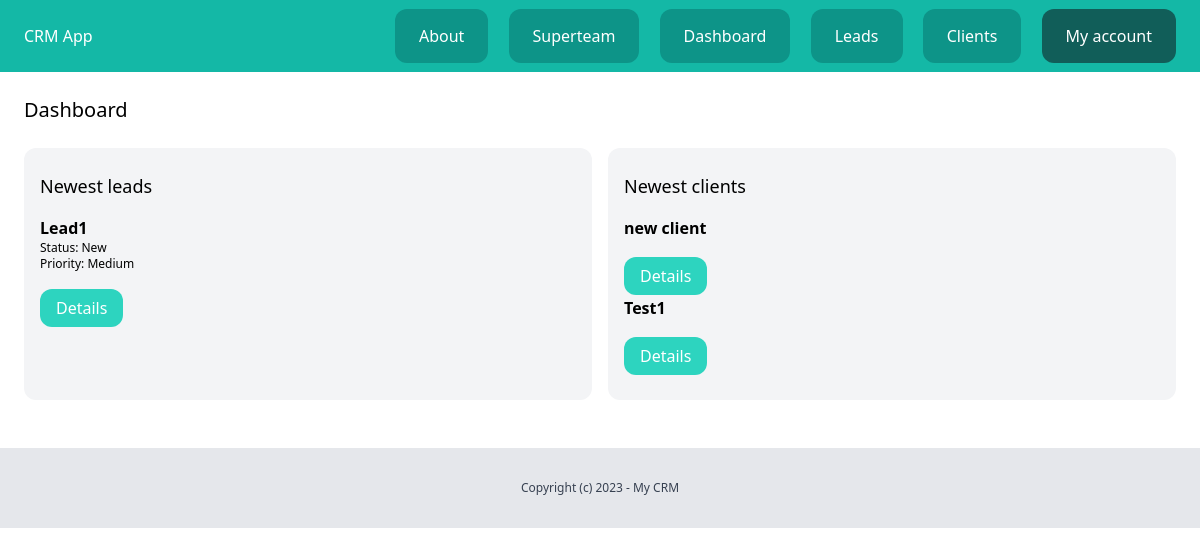
Page /dashboard/ (signed in) on the earlier database version.
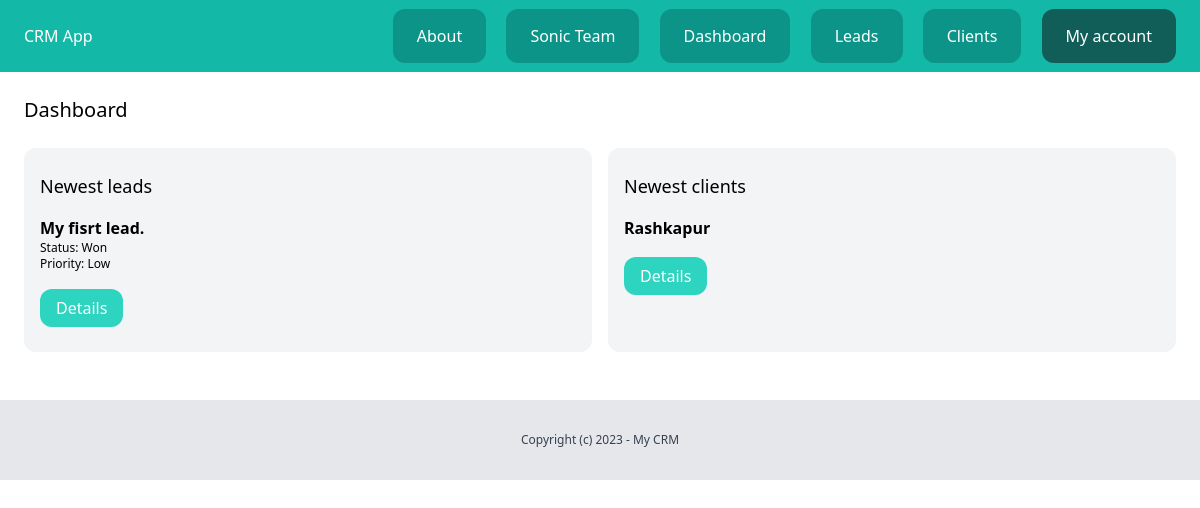
Same page on the later database version.
### team/models.py (models this page shows, shortened)
class Team(models.Model):
    plan = models.ForeignKey(Plan, related_name='teams', blank=True, null=True, on_delete=models.CASCADE)
    name = models.CharField(max_length=100)
    members = models.ManyToManyField(User, related_name='teams')
    created_by = models.ForeignKey(User, related_name='created_teams', on_delete=models.CASCADE)
    created_at = models.DateTimeField(auto_now_add=True)

### lead/models.py (models this page shows, shortened)
class Lead(models.Model):
    LOW = 'low'
    MEDIUM = 'medium'
    HIGH = 'high'
    CHOICES_PRIORITY = (
        (LOW, 'Low'),
        (MEDIUM, 'Medium'),
        (HIGH, 'High')
    )
    NEW = 'new'
    CONTACTED = 'contacted'
    WON = 'won'
    LOST = 'lost'
    CHOICES_STATUS = (
        (NEW, 'New'),
        (CONTACTED, 'Contacted'),
        (WON, 'Won'),
        (LOST, 'Lost')
    )
    team = models.ForeignKey(Team, related_name='leads', on_delete=models.CASCADE)
    name = models.CharField(max_length=255)
    email = models.EmailField()
    description = models.TextField(blank=True, null=True)
    priority = models.CharField(max_length=10, choices=CHOICES_PRIORITY, default=MEDIUM)
    status = models.CharField(max_length=10, choices=CHOICES_STATUS, default=NEW)
    converted_to_client = models.BooleanField(default=False)
    created_by = models.ForeignKey(User, related_name='leads', on_delete=models.CASCADE)
    created_at = models.DateTimeField(auto_now_add=True)
    modified_at = models.DateTimeField(auto_now=True)

### client/models.py (models this page shows, shortened)
class Client(models.Model):
    team = models.ForeignKey(Team, related_name='clients', on_delete=models.CASCADE)
    name = models.CharField(max_length=255)
    email = models.EmailField()
    description = models.TextField(blank=True, null=True)
    created_by = models.ForeignKey(User, related_name='clients', on_delete=models.CASCADE)
    created_at = models.DateTimeField(auto_now_add=True)
    modified_at = models.DateTimeField(auto_now=True)
    class Meta:
        ordering = ('name',)

### dashboard/views.py (the view)
# urls.py: path('dashboard/', include('userprofile.urls')),
@login_required
def dashboard(request):
    team = request.user.userprofile.get_active_team()
    leads = Lead.objects.filter(team=team, converted_to_client=False).order_by('-created_at')[0:5]
    clients = Client.objects.filter(team=team).order_by('-created_at')[0:5]
    return render(request, 'dashboard/dashboard.html', {
        'leads': leads,
        'clients': clients,
    })

### team/context_processors.py (called while the page is built)
def active_team(request):
    if request.user.is_authenticated:
        active_team = request.user.userprofile.get_active_team()
        if not active_team:
            active_team = Team.objects.filter(created_by=request.user)
    else:
        active_team = None
    return {'active_team': active_team}

### userprofile/models.py (called while the page is built)
    def get_active_team(self):
        if self.active_team:
            return self.active_team
        else:
            return Team.objects.filter(members__in=[self.user.id]).first()

### dashboard/templates/dashboard/dashboard.html (shortened to what this page needs)
{% extends 'base/base.html' %}
{% block content %}
<div class="py-6 px-6">
    <h1 class="mb-6 text-xl">Dashboard</h1>
    <div class="flex space-x-4">
        <div class="w-1/2 px-4 py-6 bg-gray-100 rounded-xl leads">
            <h2 class="mb-4 text-lg">Newest leads</h2>
            {% for lead in leads %}
                <div class="mb-2 lead">
                    <h3 class="font-semibold">{{ lead.name }}</h3>
                    <p class="text-xs">Status: {{ lead.get_status_display }}</p>
                    <p class="text-xs">Priority: {{ lead.get_priority_display }}</p>
                    <br>
                    <a href="{% url 'leads:detail' lead.pk %}" class="py-2 px-4 bg-teal-400 rounded-xl text-white" >Details</a>
                </div>
            {% endfor %}
        </div>
        <div class="w-1/2 px-4 py-6 bg-gray-100 rounded-xl clients">
            <h2 class="mb-4 text-lg">Newest clients</h2>
            {% for client in clients %}
                <div class="mb-2 client">
                    <h3 class="font-semibold">{{ client.name }}</h3>
                    <br>
                    <a href="{% url 'clients:detail' client.pk %}" class="py-2 px-4 bg-teal-400 rounded-xl text-white">Details</a>
                </div>
            {% endfor %}
        </div>
    </div>
</div>
{% endblock %}

### base/templates/base/base.html (shortened to what this page needs)
<!doctype html>
<html>
    <head>
        <script src="https://cdn.tailwindcss.com"></script>
    </head>
    <body>
        {% include 'base/partials/nav.html' %}
        {% block content %}
        {% endblock %}
        <br>
        {% include 'base/partials/footer.html' %}
    </body>
</html>

### base/templates/base/partials/nav.html
<nav class="py-6 px-6 flex justify-between bg-teal-500">
    <a href="/" class="text-white">CRM App</a>
    <div class="space-x-4">
        <a href="{% url 'about' %}" class="py-4 px-6 bg-teal-600 rounded-xl text-white">About</a>
        {% if request.user.is_authenticated %}
            <a href="{% url 'team:detail' active_team.id %}" class="py-4 px-6 bg-teal-600 rounded-xl text-white">{{ active_team.name }}</a>
            <a href="{% url 'dashboard:dashboard' %}" class="py-4 px-6 bg-teal-600 rounded-xl text-white">Dashboard</a>
            <a href="{% url 'leads:list' %}" class="py-4 px-6 bg-teal-600 rounded-xl text-white">Leads</a>
            <a href="{% url 'clients:list' %}" class="py-4 px-6 bg-teal-600 rounded-xl text-white">Clients</a>
            <a href="{% url 'userprofile:myaccount' %}" class="py-4 px-6 bg-teal-800 rounded-xl text-white">My account</a>
        {% else %}
            <a href="{% url 'login' %}" class="py-4 px-6 bg-teal-600 rounded-xl text-white">Log in</a>
            <a href="{% url 'userprofile:signup' %}" class="py-4 px-6 bg-teal-300 rounded-xl text-white">Sign up</a>
        {% endif %}
    </div>
</nav>

### base/templates/base/partials/footer.html
<footer class="py-8 text-center bg-gray-200">
        <p class="text-xs text-gray-700">Copyright (c) 2023 - My CRM</p>
</footer>

Differences in the rows shown:
removed Team: name "Superteam"
removed Lead: name "Lead1", status "New", priority "Medium"
removed Client: name "new client"
removed Client: name "Test1"
added Team: name "Sonic Team"
added Lead: name "My fisrt lead.", status "Won", priority "Low"
added Client: name "Rashkapur"
